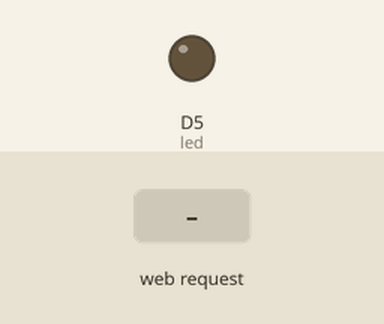
Recording of a sketch running on a simulated ESP8266 (NodeMCU). Parts: output pins drawn as LEDs (lit = HIGH). Inputs (shaded band) come from the test bench. WiFi joins after 1.5 s; servers stay silent unless stated; what the sketch prints to the serial monitor is not drawn.

Above: at 2.8 s.
2.9 s: HTTP request GET /ledon received
At 3.7 s:
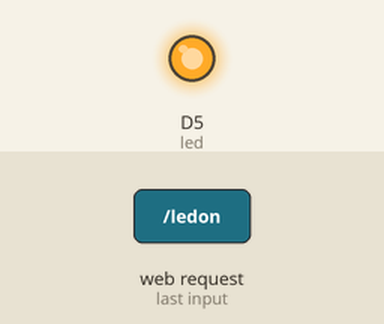
4.4 s: HTTP request GET /ledoff received
At 4.8 s:
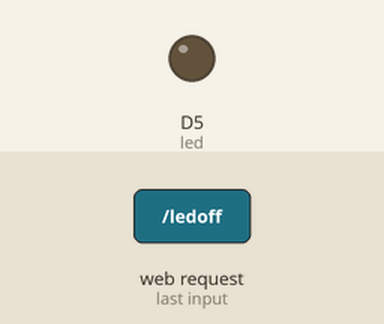
Timing chart, 0 to 7.4 s (numbered marks = the images above; inputs shaded):
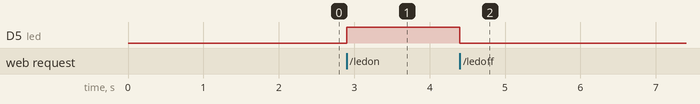

The sketch:

server.ino
```cpp
#include<ESP8266WiFi.h>
#define led D5

WiFiClient client;
WiFiServer server(80);

void setup() {
  Serial.begin(9600);
  WiFi.begin("wifia", "aakash7807263226");
  while (WiFi.status() != WL_CONNECTED)
  {
    Serial.print(">");
    delay(200);
  }
  Serial.println("");
  Serial.println("Connected");
  Serial.println(WiFi.localIP());
  server.begin();
  pinMode(led, OUTPUT);
}

void loop() {
  client = server.available();
  if (client == 1)
  {
    String request = client.readStringUntil('\n');
    request.trim();
    Serial.println(request);
    if (request == "GET /ledon HTTP/1.1")
    {
      Serial.println("HIGH");
      digitalWrite(led, HIGH);
    }
    if (request == "GET /ledoff HTTP/1.1")
    {

      Serial.println("LOW");
      digitalWrite(led, LOW);
    }
  }
}
```

Measured:
- after the input at 2.9 s, D5 (led): LOW → HIGH at once
- after the input at 4.4 s, D5 (led): HIGH → LOW at once
